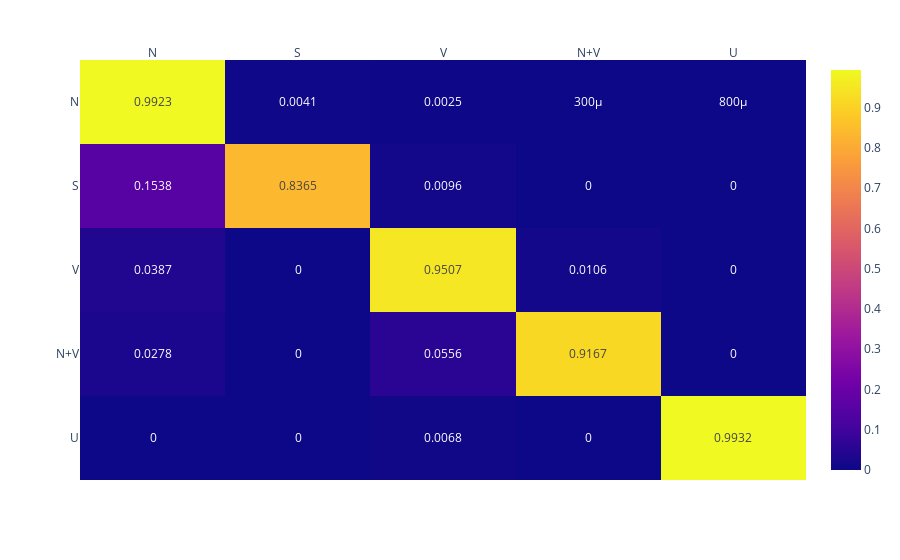

Notebook cell for this chart:
### Code cell
get_cm(logits['pred'], logits['target'])

### Figure 1 — Plotly figure (JSON) as saved in the notebook; plotly's stock layout.template omitted (floating-point values rounded to 4 significant figures)
{"data": [{"coloraxis": "coloraxis", "hovertemplate": "x: %{x}<br>y: %{y}<br>color: %{z}<extra></extra>", "name": "0", "texttemplate": "%{z}", "type": "heatmap", "x": ["N", "S", "V", "N+V", "U"], "xaxis": "x", "y": ["N", "S", "V", "N+V", "U"], "yaxis": "y", "z": [[0.9923, 0.0041, 0.0025, 0.0003, 0.0008], [0.1538, 0.8365, 0.0096, 0, 0], [0.0387, 0, 0.9507, 0.0106, 0], [0.0278, 0, 0.0556, 0.9167, 0], [0, 0, 0.0068, 0, 0.9932]]}], "layout": {"coloraxis": {"colorscale": [[0, "#0d0887"], [0.1111, "#46039f"], [0.2222, "#7201a8"], [0.3333, "#9c179e"], [0.4444, "#bd3786"], [0.5556, "#d8576b"], [0.6667, "#ed7953"], [0.7778, "#fb9f3a"], [0.8889, "#fdca26"], [1, "#f0f921"]]}, "margin": {"t": 60}, "xaxis": {"anchor": "y", "domain": [0, 1], "side": "top"}, "yaxis": {"anchor": "x", "autorange": "reversed", "domain": [0, 1]}}}
